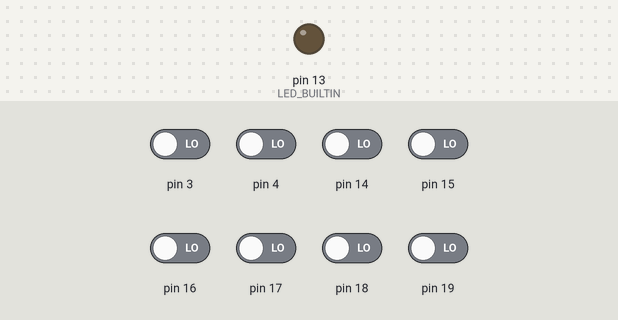
The sketch below on a simulated Arduino Uno, built with avr-gcc and run on an emulated ATmega328P. On the bench: output pins drawn as LEDs (lit = HIGH). The test bench sets the inputs (shaded band); at power-on: pin 3, pin 4, pin 14–19 LOW. What the sketch prints to the serial monitor is not drawn.

Above: at 0.1 s.
At 0.6 s:
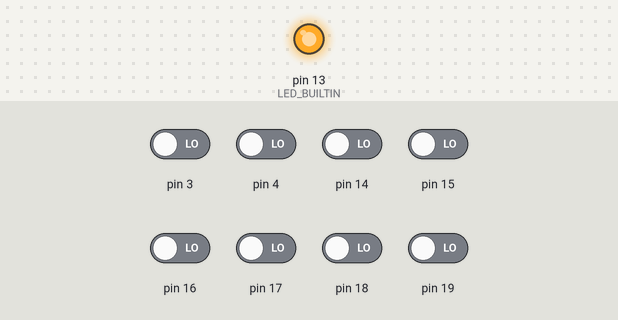
Timing chart, 0 to 12.0 s (numbered marks = the images above):
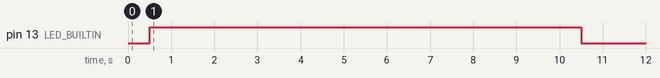

The sketch:

QTR_test.ino
```cpp
#include <QTRSensors.h>

QTRSensors qtr;

const uint8_t SensorCount = 8;
uint16_t sensorValues[SensorCount];

void setup()
{
  // configure the sensors
  qtr.setTypeRC();
  qtr.setSensorPins((const uint8_t[]){3, 4, 19, 18, 17, 16, 15, 14}, SensorCount);
  qtr.setEmitterPin(2);

  delay(500);
  pinMode(LED_BUILTIN, OUTPUT);
  digitalWrite(LED_BUILTIN, HIGH); // turn on Arduino's LED to indicate we are in calibration mode

  // 2.5 ms RC read timeout (default) * 10 reads per calibrate() call
  // = ~25 ms per calibrate() call.
  // Call calibrate() 400 times to make calibration take about 10 seconds.
  for (uint16_t i = 0; i < 400; i++)
  {
    qtr.calibrate();
  }
  digitalWrite(LED_BUILTIN, LOW); // turn off Arduino's LED to indicate we are through with calibration

  // print the calibration minimum values measured when emitters were on
  Serial.begin(9600);
  for (uint8_t i = 0; i < SensorCount; i++)
  {
    Serial.print(qtr.calibrationOn.minimum[i]);
    Serial.print(' ');
  }
  Serial.println();

  // print the calibration maximum values measured when emitters were on
  for (uint8_t i = 0; i < SensorCount; i++)
  {
    Serial.print(qtr.calibrationOn.maximum[i]);
    Serial.print(' ');
  }
  Serial.println();
  Serial.println();
  delay(1000);
}

void loop()
{
  // read calibrated sensor values and obtain a measure of the line position
  // from 0 to 5000 (for a white line, use readLineWhite() instead)
  uint16_t position = qtr.readLineBlack(sensorValues);

  // print the sensor values as numbers from 0 to 1000, where 0 means maximum
  // reflectance and 1000 means minimum reflectance, followed by the line
  // position
  for (uint8_t i = 0; i < SensorCount; i++)
  {
    Serial.print(sensorValues[i]);
    Serial.print('\t');
  }
  Serial.println(position);

  delay(250);
}
```
